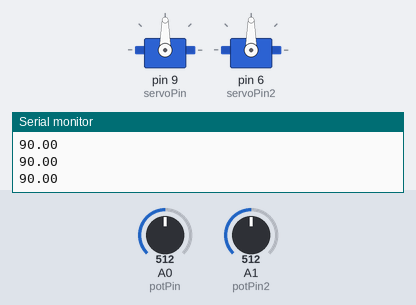
This sketch was run on a simulated Arduino Uno, built with avr-gcc and run on an emulated ATmega328P. Parts: 2 × servo, the last lines printed to the serial monitor. The inputs (shaded band) are chosen by the test bench; at power-on: A0 (potPin) = 512, A1 (potPin2) = 512.

Above: at 1.2 s.
1.3 s: A0 (potPin) set to 716
At 2.4 s:
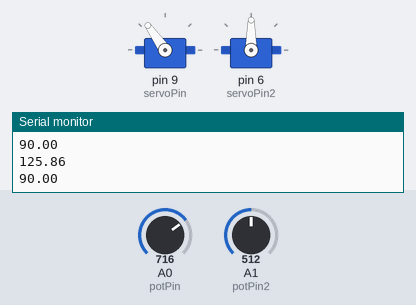
2.8 s: A1 (potPin2) set to 716
At 3.4 s:
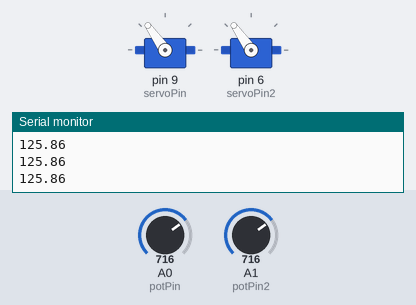
4.3 s: A0 (potPin) set to 900
At 5.5 s:
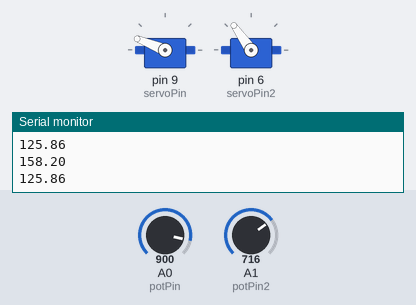
5.8 s: A1 (potPin2) set to 511
At 6.6 s:
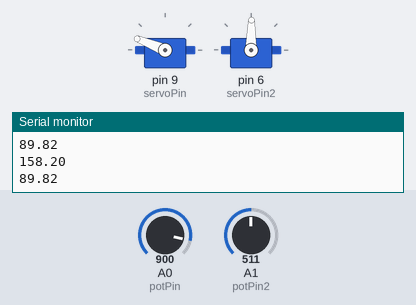
7.3 s: A0 (potPin) set to 1023
At 8.2 s:
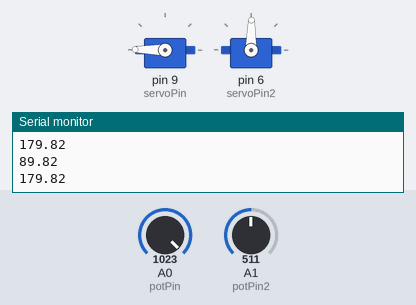
8.8 s: A1 (potPin2) set to 306
At 9.2 s:
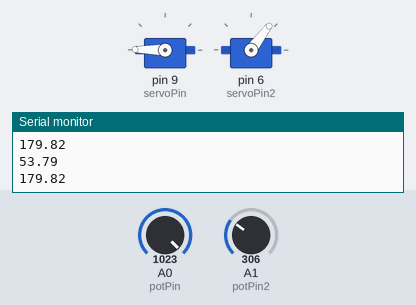
Timing chart, 0 to 11.3 s (numbered marks = the images above; inputs shaded):
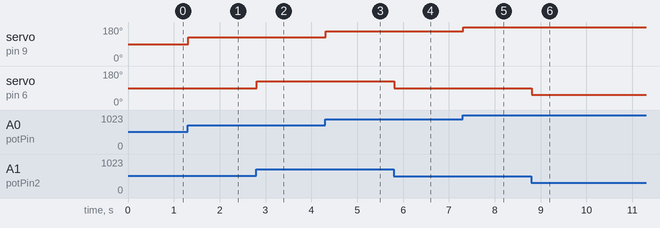

The sketch:

servoPot.ino
```cpp
// Include the servo library:
#include <Servo.h>

// Create a new servo object:
Servo myservo;
Servo myservo2;


// Define the servo pin: -> Ces ports sont ceux sur lesquels faire les branchements des pots
// et servos

#define servoPin 9
#define servoPin2 6
#define potPin A0
#define potPin2 A1

// Create a variable to store the servo position:
float angle = 0;
float angle2 = 0;

void setup() {
 // Attach the Servo variable to a pin:
 myservo.attach(servoPin);
 myservo2.attach(servoPin2);
 Serial.begin(9600);  // Initialisons la communication serial
}
void loop() {
 // Tell the servo to go to a particular angle:
angle = analogRead(potPin)*180./1024.;
angle2 = analogRead(potPin2)*180./1024.;
Serial.println(angle);
Serial.println(angle2);
 // Sweep from 0 to 180 degrees:

myservo.write(angle);
myservo2.write(angle2);
delay(15);
}
```

Measured:
- after the input at 1.3 s, servo on pin 9 (servoPin): 90° → 125° at once
- after the input at 2.8 s, servo on pin 6 (servoPin2): 90° → 125° at once
- after the input at 4.3 s, servo on pin 9 (servoPin): 125° → 158° at once
- after the input at 5.8 s, servo on pin 6 (servoPin2): 125° → 89° at once
- after the input at 7.3 s, servo on pin 9 (servoPin): 158° → 179° at once
- after the input at 8.8 s, servo on pin 6 (servoPin2): 89° → 53° at once
